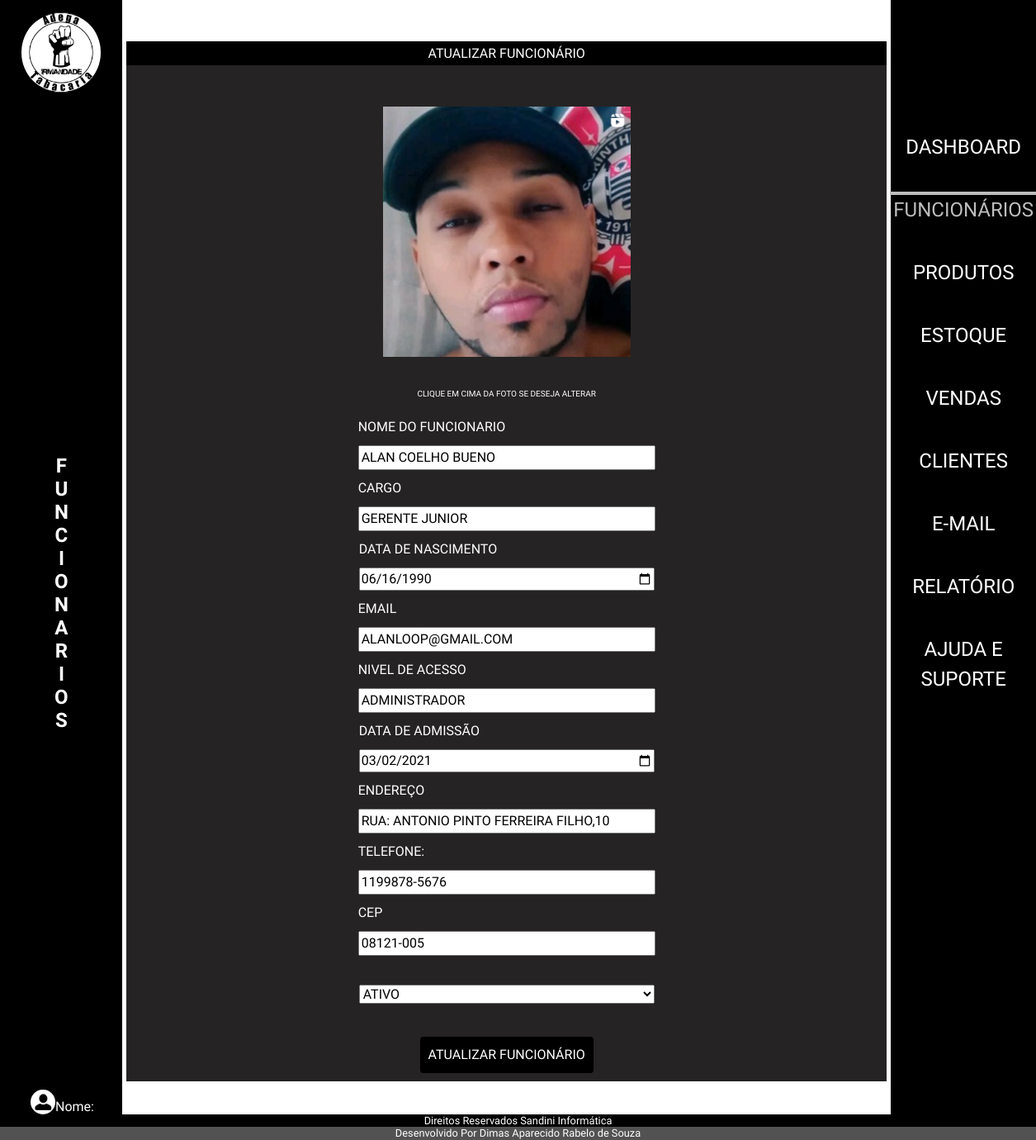
/admin/index.php?p=funcionarios&f=atualizar&id=1, run on the app's committed database.
### tables this page shows
CREATE TABLE `tblfuncionarios` (
  `idFuncionario` int(11) NOT NULL,
  `nomeFuncionario` varchar(50) NOT NULL,
  `altFuncionario` varchar(50) NOT NULL,
  `cargoFuncionario` varchar(20) NOT NULL,
  `dataNascFuncionario` date NOT NULL,
  `emailFuncionario` varchar(80) NOT NULL,
  `senhaFuncionario` varchar(20) NOT NULL,
  `nivelFuncionario` varchar(15) NOT NULL,
  `dataAdmissaoFuncionario` date NOT NULL,
  `enderecoFuncionario` varchar(50) NOT NULL,
  `telFuncionario` varchar(15) NOT NULL,
  `cepFuncionario` varchar(10) NOT NULL,
  `statusFuncionario` varchar(10) NOT NULL,
  `fotoFuncionario` varchar(100) DEFAULT NULL,
  `linkFaceFuncionario` varchar(150) NOT NULL,
  `linkInstaFuncionario` varchar(150) NOT NULL,
  `linkWhatsFuncionario` varchar(150) NOT NULL
);

### admin/class/funcionario.php (called while the page is built, shortened)
<?php
class FuncionarioClass
{
    public $idFuncionario;
    public function __construct($id = false)
    {
        if ($id) {
            $this->idFuncionario = $id;
            $this->Carregar();
        }
    }
    public function Carregar()
    {
        $query = "SELECT * FROM  tblfuncionarios WHERE idFuncionario = " . $this->idFuncionario;
        $conn = Conexao::LigarConexao();
        $resultado = $conn->query($query);
        $lista = $resultado->fetchAll();
        foreach ($lista as $linha) {
            $this->nomeFuncionario = $linha['nomeFuncionario'];
            $this->cargoFuncionario = $linha['cargoFuncionario'];
            $this->dataNascFuncionario = $linha['dataNascFuncionario'];
            $this->emailFuncionario = $linha['emailFuncionario'];
            $this->nivelFuncionario = $linha['nivelFuncionario'];
            $this->dataAdmissaoFuncionario = $linha['dataAdmissaoFuncionario'];
            $this->enderecoFuncionario = $linha['enderecoFuncionario'];
            $this->telFuncionario = $linha['telFuncionario'];
            $this->cepFuncionario = $linha['cepFuncionario'];
            $this->statusFuncionario = $linha['statusFuncionario'];
            $this->fotoFuncionario = $linha['fotoFuncionario'];
        }
    }
}

### admin/funcionarios/atualizar.php (the view, shortened to what this page needs)
<?php
require_once("class/funcionario.php");
$funcionario = new FuncionarioClass($id);
?>
<h1 class="h1Atual">Atualizar Funcionário</h1>
<form action="index.php?p=funcionarios&f=atualizar&id=<?php echo $funcionario->idFuncionario; ?> " method="POST" enctype="multipart/form-data">
    <div class="fotoForm">
        <div>
            <?php if (!empty($funcionario->fotoFuncionario)) : ?>
                <img src="../admin/img/<?php echo $funcionario->fotoFuncionario; ?>" alt="Funcionário Photo" id="imgfoto">
            <?php else : ?>
                <img src="img/sem-foto.jpg" alt="Sem Foto" id="imgfoto">
            <?php endif; ?>
        </div>
    </div>
    <p class="informa">clique em cima da foto se deseja alterar</p>
    <div>
        <label for="nomeFuncionario">Nome do Funcionario</label>
        <input type="text" name="nomeFuncionario" id="nomeFuncionario" placeholder="Informe o Nome do Funcionario" value="<?php echo $funcionario->nomeFuncionario; ?>">
    </div>
    <div>
        <label for="cargoFuncionario">Cargo</label>
        <input type="text" name="cargoFuncionario" id="cargoFuncionario" placeholder="Informe o Cargo" value="<?php echo $funcionario->cargoFuncionario; ?>">
    </div>
    <div>
        <label for="dataNascFuncionario">Data de Nascimento</label>
        <input class="Dateatual" type="date" name="dataNascFuncionario" id="dataNascFuncionario" value="<?php echo $funcionario->dataNascFuncionario; ?>">
    </div>
    <div>
        <label for="emailFuncionario"> Email</label>
        <input type="email" name="emailFuncionario" id="emailFuncionario" placeholder="name@example.com" value="<?php echo $funcionario->emailFuncionario;  ?>">
    </div>
    <div>
        <label for="nivelFuncionario">Nivel de Acesso</label>
        <input type="text" name="nivelFuncionario" id="nivelFuncionario" placeholder="Informe o Nivel de Acesso" value="<?php echo $funcionario->nivelFuncionario; ?>">
    </div>
    <div>
        <label for="dataAdmissaoFuncionario">Data de Admissão</label>
        <input class="Dateatual" type="date" name="dataAdmissaoFuncionario" id="dataAdmissaoFuncionario" value="<?php echo $funcionario->dataAdmissaoFuncionario; ?>">
    </div>
    <div>
        <label for="enderecoFuncionario"> Endereço</label>
        <input type="text" name="enderecoFuncionario" id="enderecoFuncionario" placeholder="Informe o Endereço" value="<?php echo $funcionario->enderecoFuncionario; ?>">
    </div>
    <div>
        <label for="telFuncionario">Telefone:</label>
        <input type="tel" name="telFuncionario" id="telFuncionario" placeholder="(11)99999-9999" value="<?php echo $funcionario->telFuncionario; ?>">
    </div>
    <div>
        <label for="cepFuncionario"> Cep</label>
        <input type="text" id="cepFuncionario" name="cepFuncionario" maxlength="9" placeholder="00000-000" value="<?php echo $funcionario->cepFuncionario; ?>">
    </div>
    <div>
        <select class="seleAtual" aria-label="Default select example" name="statusFuncionario">
            <?php
            $statusFuncionarioAtual = $funcionario->statusFuncionario;
            $opcoesStatus = array(
                'ATIVO' => 'ATIVO',
                'DESATIVADO' => 'DESATIVADO'
            );
            foreach ($opcoesStatus as $valor => $texto) {
                $selected = ($valor == $statusFuncionarioAtual) ? 'selected' : '';
                echo "<option value='$valor' $selected>$texto</option>";
            }
            ?>
        </select>
    </div>
    <div>
        <button type="submit">Atualizar Funcionário</button>
    </div>
</form>

### admin/index.php (shortened to what this page needs)
<?php
$pagina = @$_GET['p'];
?>
<!DOCTYPE html>
<html lang="pt-BR">
<head>
    <link rel="stylesheet" href="../src/css/reset.css">
    <link rel="stylesheet" href="https://cdnjs.cloudflare.com/ajax/libs/animate.css/4.1.1/animate.min.css">
    <link rel="stylesheet" href="https://cdn.jsdelivr.net/npm/bootstrap@5.3.2/dist/css/bootstrap.min.css">
    <link rel="stylesheet" href="./css/estilo.css">
</head>
<body>
    <main>
        <section class="topoEsquerda">
            <h1>
                <img src="img/logoadega.png" alt=" imagem da logo">
            </h1>
            <?php
            if ($pagina == '') {
                $texto = '';
            } else {
                $texto = '' . $pagina;
            }
            echo '<h2 class="vertical-text">';
            for ($i = 0; $i < strlen($texto); $i++) {
                echo '<span>' . $texto[$i] . '</span>';
            }
            echo '</h2>';
            ?>
            <div class="divlogin">
                <img class="btnlogin" src="img/btnuser.png" alt="imagem btn Usuario">
                <h2 class="name">Nome:</h2>
            </div>
        </section>
        <div class="box">
            <?php
            switch ($pagina) {
                case 'funcionarios':
                    require_once('funcionarios/funcionarios.php');
                    break;
            }
            ?>
        </div>
        <div class="menu">
        <?php
        $pagina = @$_GET['p'];
        ?>
            <nav>
                <ul>
                    <li><a href="index.php?p=dashboard" class="<?= ($pagina == 'dashboard' || $pagina == '') ? 'menuAtivo' : ''; ?>"> Dashboard </a></li>
                    <li><a href="index.php?p=funcionarios" class="<?= ($pagina == 'funcionarios') ? 'menuAtivo' : ''; ?>"> Funcionários </a></li>
                    <li><a href="index.php?p=produtos" class="<?= ($pagina == 'produtos') ? 'menuAtivo' : ''; ?>"> Produtos </a></li>
                    <li><a href="index.php?p=estoque" class="<?= ($pagina == 'estoque') ? 'menuAtivo' : ''; ?>"> Estoque </a></li>
                    <li><a href="index.php?p=vendas" class="<?= ($pagina == 'vendas') ? 'menuAtivo' : ''; ?>"> Vendas </a></li>
                    <li><a href="index.php?p=clientes" class="<?= ($pagina == 'clientes') ? 'menuAtivo' : ''; ?>"> Clientes </a></li>
                    <li><a href="index.php?p=contato" class="<?= ($pagina == 'contato') ? 'menuAtivo' : ''; ?>"> E-mail </a></li>
                    <li><a href="index.php?p=relatorio" class="<?= ($pagina == 'relatorio') ? 'menuAtivo' : ''; ?>"> Relatório </a></li>
                    <li><a href="index.php?p=ajuda%20e%20suporte" class="<?= ($pagina == 'ajuda e suporte') ? 'menuAtivo' : ''; ?>"> Ajuda e Suporte </a></li>
                </ul>
            </nav>
        </div>
    </main>
    <footer class="rodape">
        <h2>Direitos Reservados Sandini Informática</h2>
        <h2 class="h2d">Desenvolvido Por Dimas Aparecido Rabelo de Souza</h2>
    </footer>
</body>

### admin/funcionarios/funcionarios.php (shortened to what this page needs)
<?php
$pagina = @$_GET['f'];
if ($pagina == NULL) {
    require_once ('listar.php');
}else {
    if($pagina ==  'atualizar') { require_once('atualizar.php');}
}

### admin/css/estilo.css (style rules this page uses)
* a, h1, h2, h3, h4 { font-family: 'Secular One'; font-size: 16px; text-align: center; margin: 0; padding: 0; box-sizing: border-box; text-decoration: none; }
select, input { text-transform: uppercase; }
body { display: flex; flex-direction: column; min-height: 100vh; color: #ffffff; }
.vertical-text { writing-mode: vertical-lr; text-orientation: upright; white-space: nowrap; display: inline-block; font-family: 'Secular One'; font-size: 1.5em; font-weight: bold; text-transform: uppercase; }
h1 { width: 80%; margin-top: 10px }
h1 img { width: 70%; border-radius: 50%; }
.divlogin { width: 50%; display: flex; justify-content: space-around; align-items: flex-end; }
.btnlogin { width: 30px; border-radius: 50%; }
.topoEsquerda { background: #000000; display: flex; flex-direction: column; width: 200px; justify-content: space-between; align-items: center; }
main { width: 100%; flex: 1; display: flex; }
.menu { display: flex; background: #000000; color: #ffffff; text-align: center; margin: 0 auto; width: 14%; align-items: center; flex-direction: column; }
ul { padding: 140px 20px; }
ul li { padding: 20px 20px; }
nav ul li a { color: #ffffff; text-decoration: none; font-size: 1.5em; text-transform: uppercase; }
.menuAtivo { color: #bdbdbd !important; border-top: solid 4px #bdbdbd; padding: 4px; }
.box { width: 100%; min-height: 400px; overflow: auto; box-sizing: border-box; padding: 40px 5px; color: #000000; }
.rodape { width: 100%; }
.rodape h2 { background: #000000; margin-bottom: 0; font-size: 0.8em; }
.rodape .h2d { background: #525252; }
h1 { text-align: center; background: #000000; width: 100%; padding: 5px 5px; text-transform: uppercase; }
form { display: flex; flex-direction: column; align-items: center; background: #252323; width: 100%; font-family: 'Secular One'; text-transform: uppercase; }
.fotoForm { width: 100%; display: flex; justify-content: center; padding: 50px 50px; }
.fotoForm div img { max-width: 300px; max-height: 320px; object-fit: cover; }
label { display: flex; flex-direction: column; margin: 5px 5px; color: #ffffff; }
input { margin: 5px 5px; width: 360px; text-transform: uppercase; }
select { margin: 30px; }
button { margin: 10px 0; padding: 10px; background-color: #000000; color: #fff; border: none; border-radius: 4px; text-transform: uppercase; }
.h1Atual { color: #ffffff; }
.Dateatual { width: 358px; }
.seleAtual { width: 358px; }
.informa { color: #ffffff; font-size: 10px; margin-top: -13px; }

### data on the page
tblfuncionarios: fotoFuncionario (picture), nomeFuncionario "ALAN COELHO BUENO", cargoFuncionario "GERENTE JUNIOR", dataNascFuncionario "06/16/1990", emailFuncionario "alanloop@gmail.com", nivelFuncionario "ADMINISTRADOR", dataAdmissaoFuncionario "03/02/2021", enderecoFuncionario "Rua: Antonio Pinto Ferreira Filho,10", telFuncionario "1199878-5676", cepFuncionario "08121-005"

### other printed values
$texto[$i] "F"
$texto[$i] "U"
$texto[$i] "N"
$texto[$i] "C"
$texto[$i] "I"
$texto[$i] "O"
$texto[$i] "A"
$texto[$i] "R"
$texto[$i] "S"
form field statusFuncionario "ATIVO"
